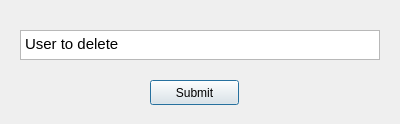
<?xml version="1.0" encoding="UTF-8"?>
<ui version="4.0">
 <class>DeleteUserDialog</class>
 <widget class="QDialog" name="DeleteUserDialog">
  <property name="geometry">
   <rect>
    <x>0</x>
    <y>0</y>
    <width>400</width>
    <height>124</height>
   </rect>
  </property>
  <property name="windowTitle">
   <string>Dialog</string>
  </property>
  <widget class="QPushButton" name="pushButton">
   <property name="geometry">
    <rect>
     <x>150</x>
     <y>80</y>
     <width>89</width>
     <height>25</height>
    </rect>
   </property>
   <property name="text">
    <string>Submit</string>
   </property>
  </widget>
  <widget class="QTextEdit" name="textEdit">
   <property name="geometry">
    <rect>
     <x>20</x>
     <y>30</y>
     <width>360</width>
     <height>30</height>
    </rect>
   </property>
   <property name="html">
    <string>&lt;!DOCTYPE HTML PUBLIC &quot;-//W3C//DTD HTML 4.0//EN&quot; &quot;http://www.w3.org/TR/REC-html40/strict.dtd&quot;&gt;
&lt;html&gt;&lt;head&gt;&lt;meta name=&quot;qrichtext&quot; content=&quot;1&quot; /&gt;&lt;style type=&quot;text/css&quot;&gt;
p, li { white-space: pre-wrap; }
&lt;/style&gt;&lt;/head&gt;&lt;body style=&quot; font-family:'Ubuntu'; font-size:11pt; font-weight:400; font-style:normal;&quot;&gt;
&lt;p style=&quot; margin-top:0px; margin-bottom:0px; margin-left:0px; margin-right:0px; -qt-block-indent:0; text-indent:0px;&quot;&gt;User to delete&lt;/p&gt;&lt;/body&gt;&lt;/html&gt;</string>
   </property>
  </widget>
 </widget>
 <resources/>
 <connections>
  <connection>
   <sender>pushButton</sender>
   <signal>clicked()</signal>
   <receiver>DeleteUserDialog</receiver>
   <slot>close()</slot>
   <hints>
    <hint type="sourcelabel">
     <x>203</x>
     <y>98</y>
    </hint>
    <hint type="destinationlabel">
     <x>285</x>
     <y>67</y>
    </hint>
   </hints>
  </connection>
 </connections>
</ui>
